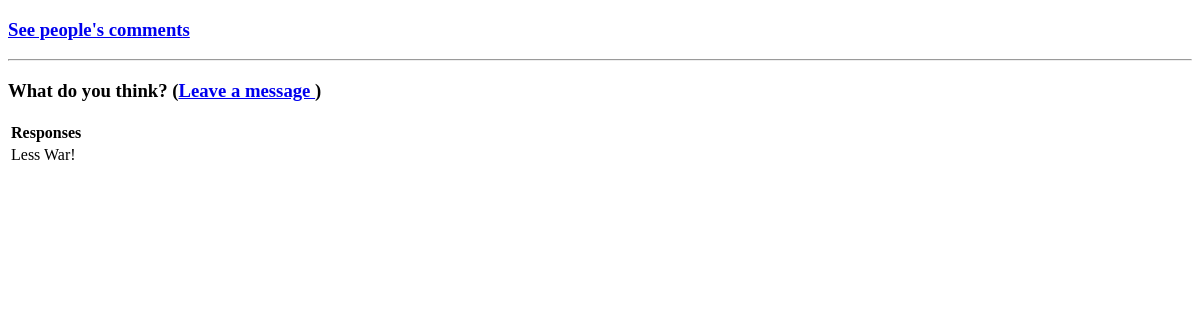
Page /interactive on the earlier database version.
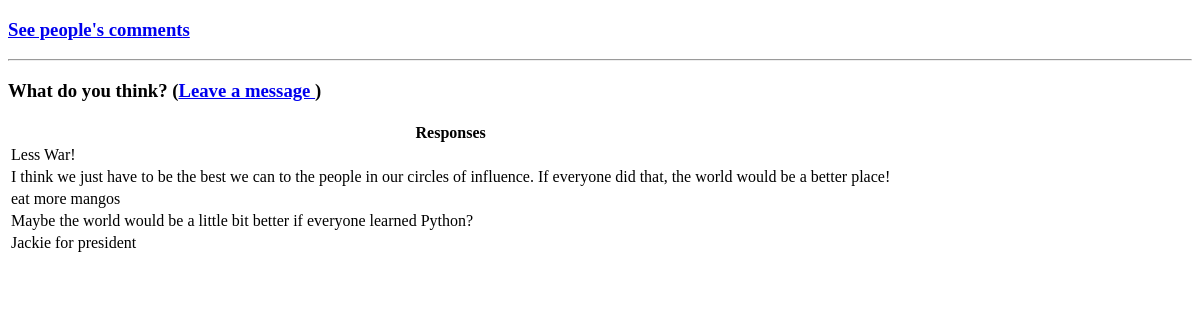
Same page on the later database version.
### si507_finalproj.py (models this page shows)
class responses(db.Model):
   id = db.Column(db.Integer, primary_key = True)
   userresponse = db.Column(db.String(999))

### si507_finalproj.py (the view)
@app.route('/interactive')
def interactive():
   return render_template('interactive.html', responses = responses.query.all() )

### templates/interactive.html (shortened to what this page needs)
<!DOCTYPE html>
<html lang = "en">
   <head></head>
   <body>
      <h3>
         <a href = "{{ url_for('interactive') }}">See people's comments</a>
      </h3>
      <hr/>
      <h3>What do you think? (<a href = "{{ url_for('new') }}">Leave a message
         </a>)</h3>
      <table>
         <thead>
            <tr>
               <th>Responses</th>
            </tr>
         </thead>
         <tbody>
            {% for user in responses %}
               <tr>
                  <td>{{ user.userresponse }}</td>
               </tr>
            {% endfor %}
         </tbody>
      </table>
   </body>
</html>

Differences in the rows shown:
added responses: userresponse "I think we just have to be the best we can to the people in our circles of influence. If everyone did that, the world would be a better place!"
added responses: userresponse "eat more mangos"
added responses: userresponse "Maybe the world would be a little bit better if everyone learned Python?"
added responses: userresponse "Jackie for president"
